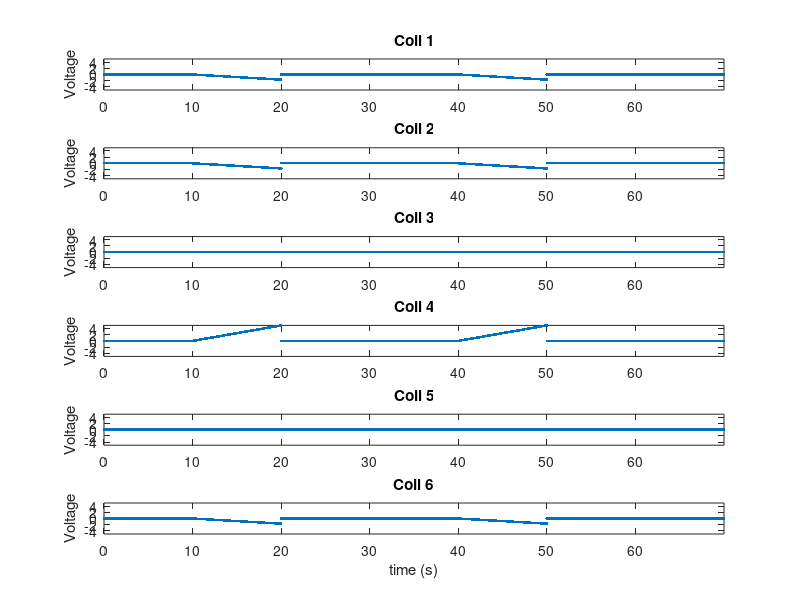

The MATLAB script that drew this image: (Note: this script raises an error after producing the figure.)
% Driven rheology
% 
% This matlab script will construct and save a .mat file that contains the
% input signals used to drive the magnets during a history dependence
% experiment.

% HARDWARE.  setup constants that describe the physical hardware used 
% to drive the experiment.  Variables in this section define the number 
% of coils in the 3dfm pole geometry, the number of DAQ Analog-Out 
% channels on the DAQ board, the identity of the DAQ board, etc...

DAQid = 'daqtest';
% DAQid = 'PCI-6713';
nDACout = 8;
nCoils = 6;
DAQ_sampling_rate = 1000;  % [Hz]

% EXPERIMENTAL DESIGN:  setup constants that describe experimental design.  
% Variables in this section define the start and end times of the
% experiment, and any "crucial points" that define a change of state in the
% experiment's progression.  The pole geometry used is also defined here.
pole_geometry = 'pole4-flat';
ramp_start_voltage = 0;
ramp_rate = 0.5;  % volts per second
start_time = 0;
times_to_activate_ramps = [10 40];
times_to_deactivate_ramps = [20 50];
end_time = 70;

% INITIAL MATH:  precondition the output matrix to all zeros and define the
% time vector that will give normal mortals an idea of what's going on.
end_time = end_time - 1/DAQ_sampling_rate;
ramp_rate = ramp_rate / DAQ_sampling_rate;
t = [start_time : 1/DAQ_sampling_rate : end_time]';
signal = zeros(length(t), nDACout);

% Define which poles are going to be excited and in what way.
switch pole_geometry
    case 'pole4-flat'
        poles_to_excite_pos = 4;
        poles_to_excite_neg = [1 2 6];
    case 'pole1-flat'
        poles_to_excite_pos = 1;
        poles_to_excite_neg = [3 4 5];
    otherwise
        error(['Pole geometry ' pole_geometry ' not recognized.']);
end


% SETUP OUTPUT MATRIX:  This section defines the output matrix that will be
% sent to DAQ board according to the experimental details defined above.
for k = 1 : length(times_to_activate_ramps)   
	idx = find(t > times_to_activate_ramps(k) & t < times_to_deactivate_ramps(k));
    ramp_vector = cumsum(ramp_rate * ones(length(idx),1));
    signal(idx, poles_to_excite_pos) = repmat(ramp_vector, 1, length(poles_to_excite_pos));
	signal(idx, poles_to_excite_neg) = repmat(-ramp_vector / length(poles_to_excite_neg), 1, length(poles_to_excite_neg));
end

% Plot test output, for inspection before beginning experiment.
for k = 1:nCoils
    figure(1);
    subplot(nCoils,1,k);
    plot(t, signal(:,k), '.');
    title(['Coil ' num2str(k)]);
    ylabel('Voltage');
    axis([start_time end_time -5 5]);

    if k == nCoils
        xlabel('time (s)');
    end
end


% Start experiment.  Call DACoperator. Call pulnix software. etc..
Nrepeat = 1;
channels = [0:nDACout-1]';
Vrange = [-10 10];
DACoperator(signal, Nrepeat, DAQid, channels, DAQ_sampling_rate, Vrange);

